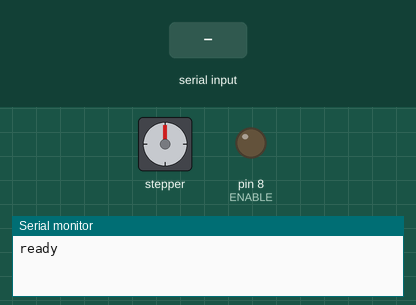
Recording of a sketch running on a simulated Arduino Uno, built with avr-gcc and run on an emulated ATmega328P. On the bench: stepper motor, output pins drawn as LEDs (lit = HIGH), the last lines printed to the serial monitor. The inputs (shaded band) are chosen by the test bench. Stepper angles assume 200 steps per turn.

Above: at 1.2 s.
1.3 s: "x90\n" received over Serial
2.8 s: "b90\n" received over Serial
At 2.95 s:
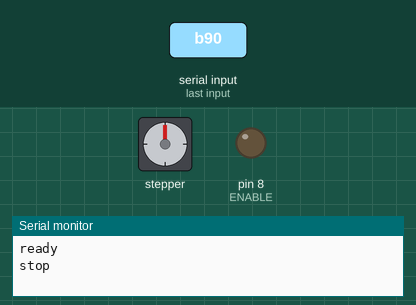
At 3.55 s:
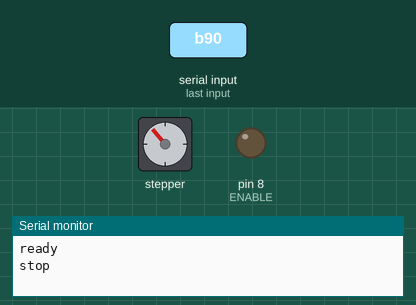
5.8 s: "x,45\n" received over Serial
7.3 s: "b,45\n" received over Serial
At 7.45 s:
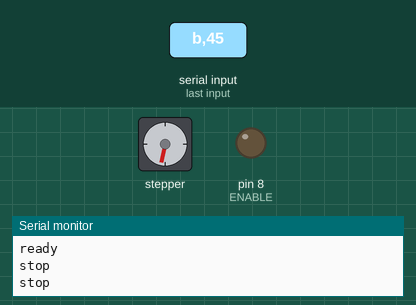
Timing chart, 0 to 14.3 s (numbered marks = the images above; inputs shaded):
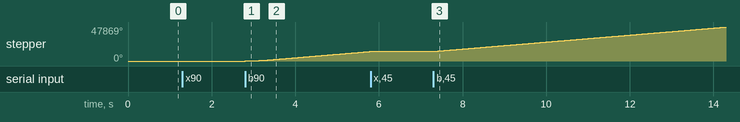

Measured:
- after the input at 2.8 s, stepper: keeps turning clockwise at about 4502°/s, starting at once
- after the input at 7.3 s, stepper: keeps turning clockwise at about 4909°/s, starting at once

The sketch:

pd_stepper_accelstepper.ino
```cpp
#include <AccelStepper.h>

// GRBL shield pinouts
#define STEP_X 2
#define STEP_Y 3
#define STEP_Z 4
#define DIR_X 5
#define DIR_Y 6
#define DIR_Z 7
#define ENABLE 8

//AccelStepper stepper(AccelStepper::DRIVER,STEP,DIR);
AccelStepper stepper(AccelStepper::DRIVER, STEP_Y, DIR_Y);

int pot;
int periodMin = 50;
int periodMax = 10000;
int period = periodMax;

int dir = 1;

boolean spinning = false;

String inString = "";


void setup() {

  Serial.begin(115200);

  //pinMode(STEP_X, OUTPUT);
  //pinMode(STEP_Y, OUTPUT);
  //pinMode(STEP_Z, OUTPUT);
  //pinMode(DIR_X, OUTPUT);
  //pinMode(DIR_Y, OUTPUT);
  //pinMode(DIR_Z, OUTPUT);

  pinMode(ENABLE, OUTPUT);
  digitalWrite(ENABLE, LOW);

  stepper.setMaxSpeed(1000000);
  stepper.setAcceleration(10000);

  Serial.println("ready");
}


void loop() {

  if(spinning) {
    stepper.move(1000000 * dir);
    stepper.runSpeed();
  } else {
    stepper.stop();
  }


  while(Serial.available() > 0) {
    char inChar = Serial.read();

    if(inChar == 'b') {
      parseVars();
      float s = 1000000.0/float(period);
      //stepper.setSpeed(s);
      stepper.setMaxSpeed(s);
      //Serial.println(s,4);
      //stepper.setCurrentPosition(stepper.targetPosition());
      spinning = true;

    } else if(inChar == 'x') {
      spinning = false;
      Serial.println("stop");

    } else {
      inString += inChar;
    }
  }

}


void parseVars() {

  int i = inString.indexOf('d');
  String inDir = inString.substring(0, i);
  String inPeriod = inString.substring(i+1, inString.length());

  dir = inDir.toInt();
  period = inPeriod.toInt();

  /*
  Serial.print(dir);
  Serial.print(" ");
  Serial.println(period);
  */
  inString = "";
}
```
